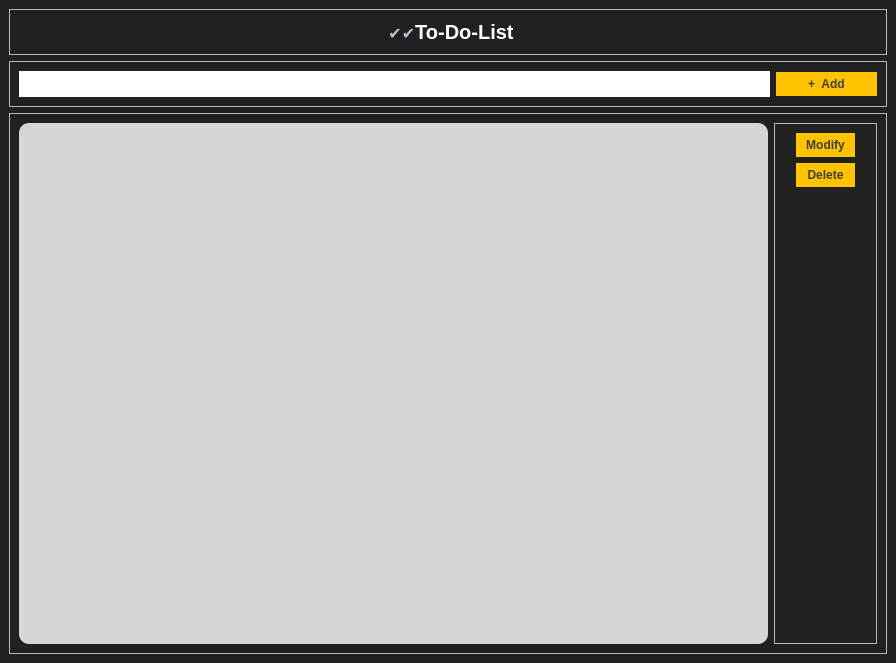
<?xml version="1.0" encoding="UTF-8"?>
<ui version="4.0">
 <class>MainWindow</class>
 <widget class="QMainWindow" name="MainWindow">
  <property name="geometry">
   <rect>
    <x>0</x>
    <y>0</y>
    <width>896</width>
    <height>663</height>
   </rect>
  </property>
  <property name="windowTitle">
   <string>ToDo</string>
  </property>
  <property name="styleSheet">
   <string notr="true">/* Estilos para QMainWindow */
QMainWindow {
    background-color: rgb(33, 33, 33); /* Color de fondo */
	color:white;
}

/* Widget central (área principal) */
QMainWindow::centralWidget {
    background-color: white; /* Color de fondo del área principal */
}
</string>
  </property>
  <widget class="QWidget" name="centralwidget">
   <layout class="QVBoxLayout" name="verticalLayout_2">
    <item>
     <widget class="QFrame" name="frameEncabezado">
      <property name="enabled">
       <bool>true</bool>
      </property>
      <property name="styleSheet">
       <string notr="true">/* Estilos para el QFrame del encabezado */
QFrame#frameEncabezado {
    color: white; /* Color del texto del encabezado */
    border-bottom: 2px solid black; /* Borde inferior del encabezado */
	height: 50px;
	max-height: 100px;
	text-align: center;

}

QFrame#frameEncabezado QLabel {
    font-size: 5px; /* Tamaño de la fuente para el título de la aplicación */
    font-weight: bold; /* Negrita para el título de la aplicación */
    padding: 0px; /* Espaciado interno para el título de la aplicación */
    text-align: center; /* Centrar el texto */
    width: 100%; /* Hacer que el QLabel ocupe el 100% del ancho del contenedor */
}
</string>
      </property>
      <property name="frameShape">
       <enum>QFrame::StyledPanel</enum>
      </property>
      <property name="frameShadow">
       <enum>QFrame::Raised</enum>
      </property>
      <layout class="QHBoxLayout" name="horizontalLayout">
       <item>
        <spacer name="horizontalSpacer">
         <property name="orientation">
          <enum>Qt::Horizontal</enum>
         </property>
         <property name="sizeHint" stdset="0">
          <size>
           <width>310</width>
           <height>20</height>
          </size>
         </property>
        </spacer>
       </item>
       <item>
        <widget class="QLabel" name="titulo">
         <property name="styleSheet">
          <string notr="true">QLabel {
    color: white; /* Color del texto */
    font-size: 20px; /* Tamaño de la fuente para el título de la aplicación */
    font-weight: bold; /* Negrita para el título de la aplicación */
    padding: 1px 0px; /* Espaciado interno para el título de la aplicación */
    text-align: center; /* Centrar el texto horizontalmente */
    line-height: 100%; /* Centrar el texto verticalmente */
    width: 100%; 
	height: 40px;
	max-height: 50px;
}
</string>
         </property>
         <property name="text">
          <string>&lt;html&gt;&lt;head/&gt;&lt;body&gt;&lt;p align=&quot;center&quot;&gt;&lt;span style=&quot; font-family:'Google Sans','arial','sans-serif'; font-size:16px; font-weight:400; color:#bdc1c6; background-color:#202124;&quot;&gt;✔✔&lt;/span&gt;To-Do-List&lt;/p&gt;&lt;/body&gt;&lt;/html&gt;</string>
         </property>
        </widget>
       </item>
       <item>
        <spacer name="horizontalSpacer_2">
         <property name="orientation">
          <enum>Qt::Horizontal</enum>
         </property>
         <property name="sizeHint" stdset="0">
          <size>
           <width>310</width>
           <height>20</height>
          </size>
         </property>
        </spacer>
       </item>
      </layout>
     </widget>
    </item>
    <item>
     <widget class="QFrame" name="frameInput">
      <property name="frameShape">
       <enum>QFrame::StyledPanel</enum>
      </property>
      <property name="frameShadow">
       <enum>QFrame::Raised</enum>
      </property>
      <layout class="QHBoxLayout" name="horizontalLayout_3">
       <item>
        <widget class="QLineEdit" name="input">
         <property name="styleSheet">
          <string notr="true">/* Hoja de estilo para QPushButton y QLineEdit */
QPushButton, QLineEdit {
    padding: 5px 10px; /* 5px arriba y abajo, 10px a los lados */
    text-align: center; /* Centrar el texto */
 	border-radius: 14px;
    background-color:#FFFFFF; /* Color de fondo */
    color: black; /* Color del texto */
}

/* Estilo cuando el ratón está sobre el botón */
QPushButton:hover {
    background-color: gray;
    color: black;
}

</string>
         </property>
        </widget>
       </item>
       <item>
        <widget class="QPushButton" name="addTask">
         <property name="font">
          <font>
           <bold>true</bold>
          </font>
         </property>
         <property name="cursor">
          <cursorShape>PointingHandCursor</cursorShape>
         </property>
         <property name="styleSheet">
          <string notr="true">QPushButton {
    background-color: #FFC200;
    color: #3f3f3f;
    border-radius: 13px;
    padding: 5px 32px; 
    text-align: center;
}

QPushButton:hover {
    background-color: #cc9900;
    color: #3f3f3f;
}
</string>
         </property>
         <property name="text">
          <string>+  Add</string>
         </property>
         <property name="icon">
          <iconset theme="window-new"/>
         </property>
        </widget>
       </item>
      </layout>
     </widget>
    </item>
    <item>
     <widget class="QFrame" name="frameLayout">
      <property name="frameShape">
       <enum>QFrame::StyledPanel</enum>
      </property>
      <property name="frameShadow">
       <enum>QFrame::Raised</enum>
      </property>
      <layout class="QHBoxLayout" name="horizontalLayout_2">
       <item>
        <widget class="QListWidget" name="listWidget">
         <property name="font">
          <font>
           <family>Arial</family>
           <pointsize>11</pointsize>
           <italic>false</italic>
           <bold>true</bold>
          </font>
         </property>
         <property name="styleSheet">
          <string notr="true">/* Estilos para QListWidget */
QListWidget {
    background-color: #d6d6d6; /* Color de fondo de la lista */
	border-radius: 10px;
}

/* Elementos de la lista */
QListWidget::item {
	height: 32px;
	max-height: 32px;
	width: 100%;
	max-width:100%;
    color: white; /* Color del texto de cada elemento de la lista */
	background-color:rgb(65, 65, 65);
    border-bottom: 1px solid darkgray; /* Borde inferior de cada elemento de la lista */
    padding: 5px; /* Espaciado interno de cada elemento de la lista */
	padding-left: 15px;
}

QListWidget::item:selected {
    background-color: #8e8e8e; /* Color de fondo cuando un elemento de la lista está seleccionado */
    color: white; 
    border: none;
	outline: none;
}
</string>
         </property>
         <property name="selectionMode">
          <enum>QAbstractItemView::SingleSelection</enum>
         </property>
         <property name="uniformItemSizes">
          <bool>true</bool>
         </property>
        </widget>
       </item>
       <item>
        <widget class="QFrame" name="frameButton">
         <property name="frameShape">
          <enum>QFrame::StyledPanel</enum>
         </property>
         <property name="frameShadow">
          <enum>QFrame::Raised</enum>
         </property>
         <layout class="QVBoxLayout" name="verticalLayout">
          <item>
           <widget class="QPushButton" name="modify">
            <property name="font">
             <font>
              <bold>true</bold>
             </font>
            </property>
            <property name="styleSheet">
             <string notr="true">QPushButton {
    background-color: #FFC200;
    color: #3f3f3f;
    border-radius: 13px;
    padding: 5px 10px; 
    text-align: center;
	margin:0px 12px;
}

QPushButton:hover {
    background-color: #cc9900;
    color: #3f3f3f;
}
</string>
            </property>
            <property name="text">
             <string>Modify</string>
            </property>
           </widget>
          </item>
          <item>
           <widget class="QPushButton" name="Delete">
            <property name="font">
             <font>
              <bold>true</bold>
             </font>
            </property>
            <property name="styleSheet">
             <string notr="true">QPushButton {
    background-color: #FFC200;
    color: #3f3f3f;
    border-radius: 13px;
    padding: 5px 10px; 
    text-align: center;
	margin:0px 12px;
}

QPushButton:hover {
    background-color: #cc9900;
    color: #3f3f3f;
}
</string>
            </property>
            <property name="text">
             <string>Delete</string>
            </property>
           </widget>
          </item>
          <item>
           <spacer name="verticalSpacer">
            <property name="orientation">
             <enum>Qt::Vertical</enum>
            </property>
            <property name="sizeHint" stdset="0">
             <size>
              <width>20</width>
              <height>318</height>
             </size>
            </property>
           </spacer>
          </item>
         </layout>
        </widget>
       </item>
      </layout>
     </widget>
    </item>
   </layout>
  </widget>
 </widget>
 <resources/>
 <connections/>
</ui>
